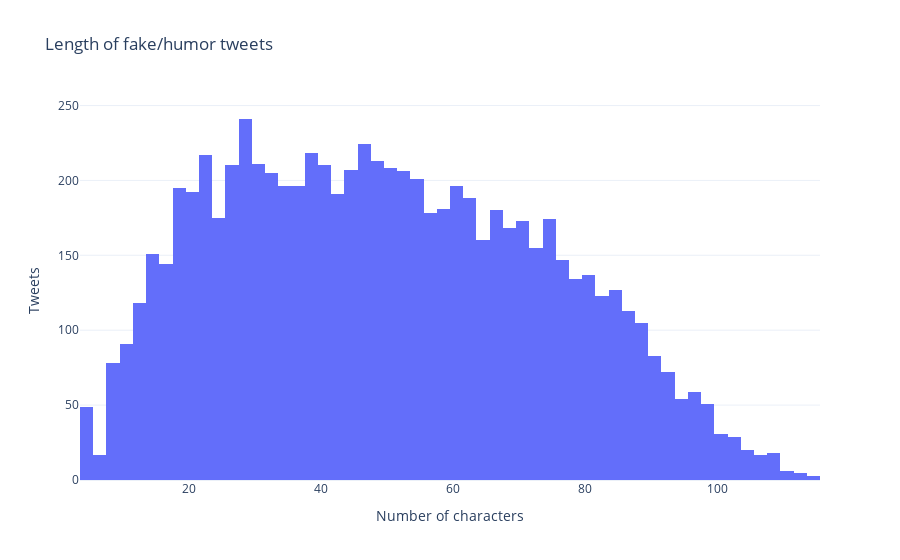

Here is the notebook cell this chart was saved with:
### Code cell
# Look into how long are fake posts
fig = px.histogram(train_data[train_data['label'] == 1], x='cleanlength', template='plotly_white', title='Length of fake/humor tweets')
fig.update_xaxes(categoryorder='category descending', title='Number of characters').update_yaxes(title='Tweets')
fig.show()

### Figure 1 — Plotly figure (JSON) as saved in the notebook; plotly's stock layout.template omitted (floating-point values rounded to 4 significant figures; data arrays with more than 128 entries replaced by an {"elided": "..."} marker saying what was removed)
{"data": [{"alignmentgroup": "True", "bingroup": "x", "hovertemplate": "cleanlength=%{x}<br>count=%{y}<extra></extra>", "legendgroup": "", "marker": {"color": "#636efa"}, "name": "", "offsetgroup": "", "orientation": "v", "showlegend": false, "type": "histogram", "x": {"elided": "7651 int values"}, "xaxis": "x", "yaxis": "y"}], "layout": {"barmode": "relative", "legend": {"tracegroupgap": 0}, "title": {"text": "Length of fake/humor tweets"}, "xaxis": {"anchor": "y", "categoryorder": "category descending", "domain": [0, 1], "title": {"text": "Number of characters"}}, "yaxis": {"anchor": "x", "domain": [0, 1], "title": {"text": "Tweets"}}}}
